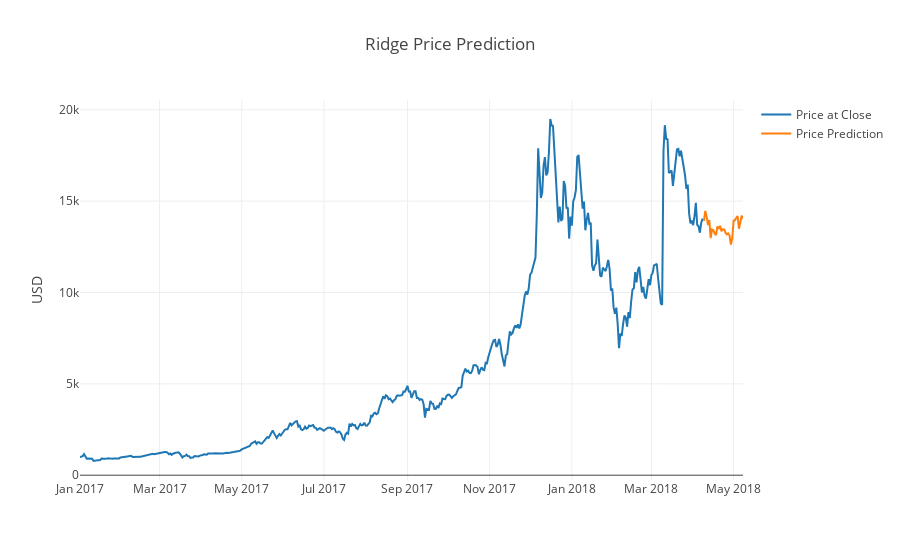

Notebook code for this chart:
### Markdown cell above
**Price Prediction using the Ridge model **

### Code cell
model = fitted_models['ridge']
model.fit(A_train, B_train)
prediction = model.predict(A_btc_predict)

final = pd.concat([btc_cur, btc_predict])
final = final.groupby('date').sum()

day_one_forecast = btc_cur.iloc[-1].date + dt.timedelta(days=1)
date = pd.date_range(day_one_forecast, periods=30, freq='D')
predictions = pd.DataFrame(prediction, columns=['prediction'], index=date)
final = final.append(predictions)
final.index.names = ['date']
final = final.reset_index()

final['prediction'] = final['prediction'] + (final['close'].iloc[-31] - final['prediction'].iloc[-1])

t0 = g_obj.Scatter(x=final['date'], y=final['close'],name='Price at Close')

t1 = g_obj.Scatter(x=final['date'], y=final['prediction'],name='Price Prediction')


data = [t0, t1]
layout = g_obj.Layout(title='Ridge Price Prediction',yaxis={'title': 'USD','nticks': 10,},)

fig = g_obj.Figure(data=data, layout=layout)
py.iplot(fig, filename='prediction-visualization')

### Figure 1 — Plotly figure (JSON) as saved in the notebook; plotly's stock layout.template omitted (floating-point values rounded to 4 significant figures; data arrays with more than 128 entries replaced by an {"elided": "..."} marker saying what was removed)
{"data": [{"name": "Price at Close", "type": "scatter", "x": {"elided": "493 str values"}, "y": {"elided": "493 float values"}}, {"name": "Price Prediction", "type": "scatter", "x": {"elided": "493 str values"}, "y": {"elided": "493 float values"}}], "layout": {"title": "Ridge Price Prediction", "yaxis": {"nticks": 10, "title": "USD"}}}
